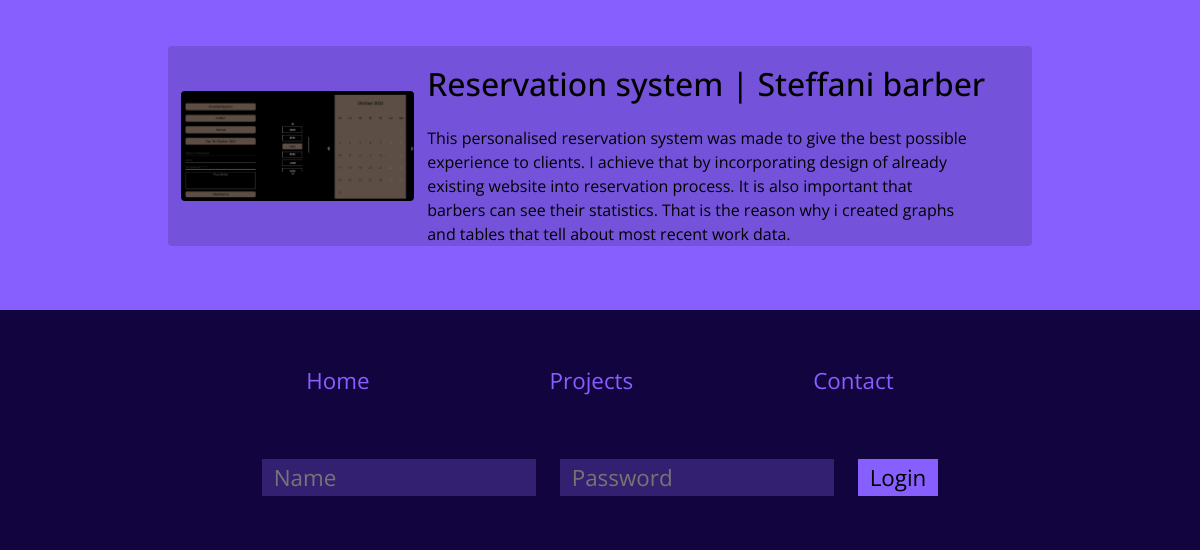
The page /projects/ (lower part) on the database as committed earlier.
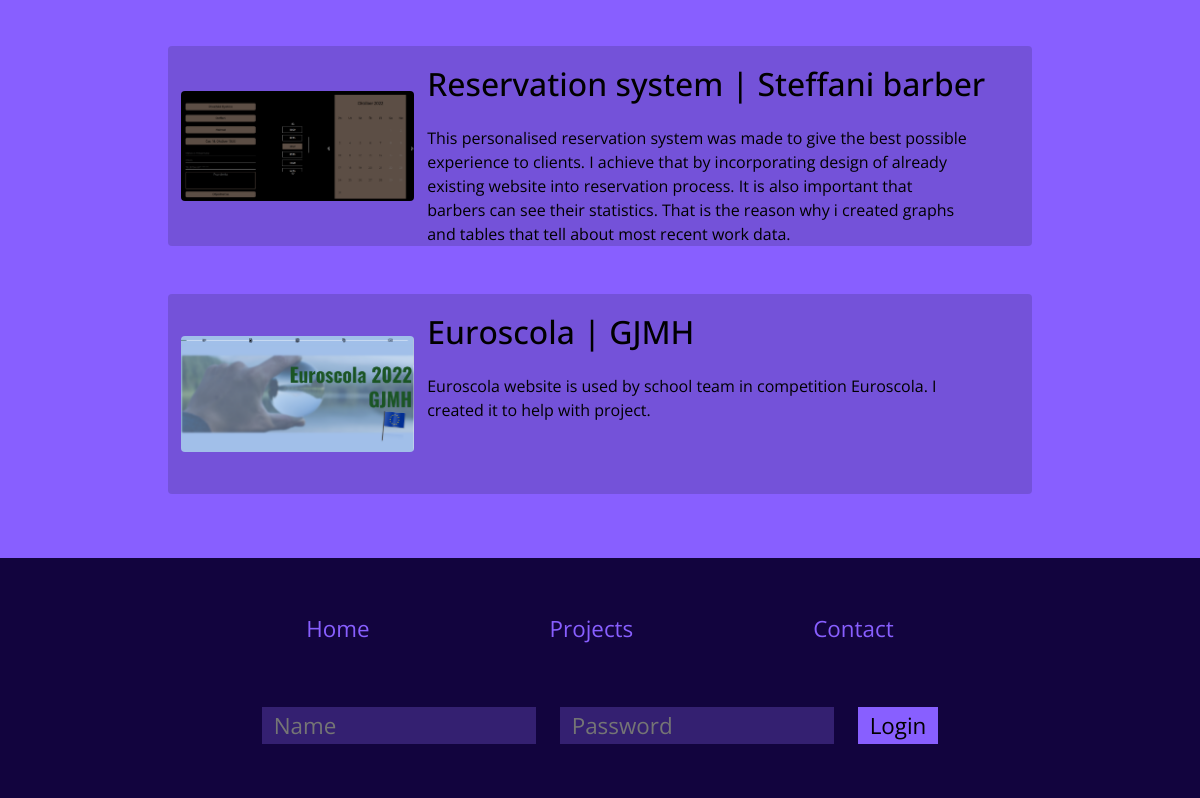
The same page on the database as committed later.
### projects/models.py (models this page shows, shortened)
class Project(models.Model):
    name = models.CharField(max_length=50)
    organization = models.CharField(max_length=100, blank=True, default='', null=True)
    description = models.CharField(max_length=500)
    pictureName = models.ImageField(upload_to="images/")
    link = models.CharField(max_length=100)
    linkType = models.CharField(max_length=1)
    class Meta:
        db_table = "projects"

### projects/views.py (the view, shortened to what this page needs)
# urls.py: path('', v.projects_view, name="projects"),
def projects_view(request):
    context = {
        "projects": Project.objects.all(),
        "form": ProjectForm()
    }
    return render(request, 'projects/projects.html', context)

### projects/forms.py
class ProjectForm(forms.ModelForm):
    name = forms.CharField(label='', max_length=50, widget=forms.TextInput(attrs = {'class': 'heading-text', 'id':'heading-name', 'placeholder': 'Name'} ))
    organization = forms.CharField(label='', max_length=50, required=False, widget=forms.TextInput(attrs = {'class': 'heading-text', 'id':'heading-org', 'placeholder': 'Organization'} ))
    description = forms.CharField(label='', max_length=500, widget=forms.Textarea(attrs = {'id':'heading-description', 'placeholder': 'Description'} ))
    pictureName = forms.ImageField(label='', widget=forms.FileInput(attrs = {'id':'img', 'accept':'image/*'}))
    link = forms.CharField(label='', max_length=100, widget=forms.TextInput(attrs={'class': 'heading-text', 'id': 'heading-link', 'placeholder': 'Link'}))
    CHOICES = [('E','External'),('I','Internal')]
    linkType=forms.CharField(label='', widget=forms.RadioSelect(choices=CHOICES, attrs={'id':'new-radio'}))
    class Meta:
        model = Project
        fields = ["name", "organization", "description", "pictureName", "link", "linkType"]

### projects/templates/projects/projects.html (shortened to what this page needs)
{% extends 'base.html' %}
{% load static %}
{% block stylesheetLink %}
    <link rel="stylesheet" href="{% static 'projects/styles/stylesheetProjects.css' %}">
{% endblock %}
{% block body %}
    <section class="projects-section">
        {% for project in projects %}
            <div class="project-div">
                {% if project.linkType == 'E' %}
                    <a href="https://{{ project.link }}" class="projects-box rounded" target="_blank">
                {% else %}
                    <a href="{% url project.link %}" class="projects-box rounded" target="_blank">
                {% endif%}
                    <img src="/static/{{ project.pictureName }}" class="projects-image img-fluid rounded">
                    <h2 class="projects-heading"><span id="unB">{{ project.name }} {% if project.organization %}| {{ project.organization }}{% endif %}</span></h2>
                    <p class="projects-text">{{ project.description }}</p>
                </a>
            </div>
        {% endfor %}
    </section>
    {% include 'footer.html' %}
{% endblock %}

Rows that differ between the two databases and show on the page:
added Project: pictureName (picture), name "Euroscola", organization "GJMH", description "Euroscola website is used by school team in competition Euroscola. I created it to help with project."
